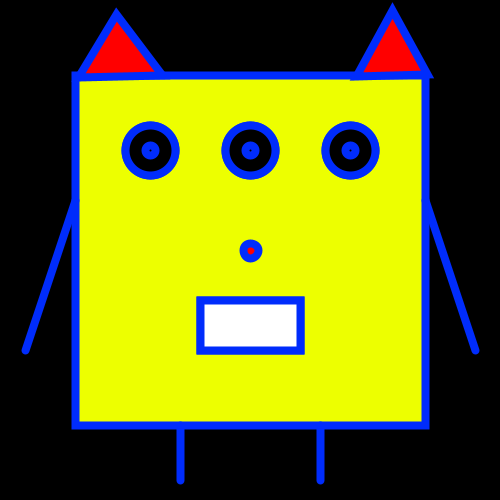
Frame 1 (no input)
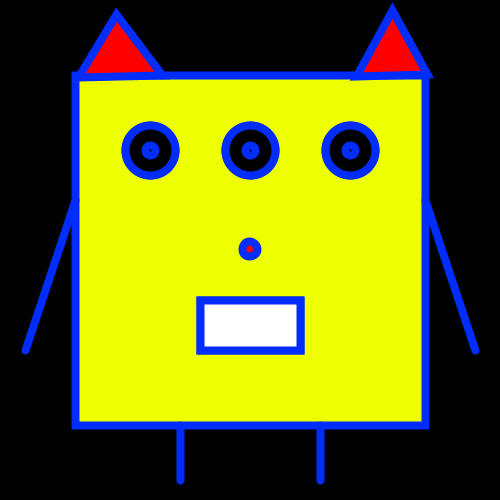
Frame 60 (the mouse pressed at the canvas centre just before this capture)
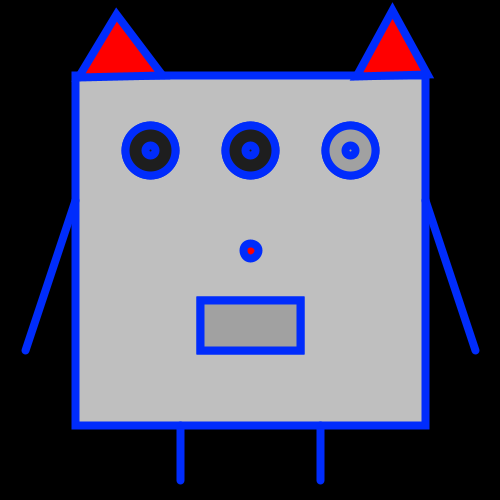
Frame 120 (the mouse held since frame 60 and released just before this capture)

The Processing sketch that drew these frames (run headless with seeded random() and noise(); from frame 60 on, the mouse is pressed at the canvas centre):

// Processing sketch: processing_55792
// ── processing_55792.pde

float elemHeight = 1;
float elemWidth = 1;
color c;


void setup() {
  size(500, 500);
  smooth();
  c = color(237,255,0);
  
} 

void draw() {
  background(0);
  stroke(#002CFC);
  strokeWeight(8);
  
  if (mousePressed) {
    fill(random(255));
  } else {
   fill(c);
 
  }  
  
  rect(75, 75, 350, 350);
  
  //horns
  float x = sin(frameCount) + width/2;
  float y = cos(frameCount) + height/2;
  
  fill(255,0,0);
  ellipse(x,y,15,15);
  
  //left arm
  line(75, 200, 25, 350);

  //right arm
  line(425, 200, 475, 350);

  //left leg
  line(180, 425, 180, 480);

  //right leg
  line(320, 425, 320, 480);
  
  //left eye
  ellipse(150, 150, 50, 50);
  ellipse(150, 150, 10, 10);
  
  //middle eye
  ellipse(250,150,50,50);
  ellipse(250,150,10,10);


  //right eye
  ellipse(350, 150, 50, 50); 
  ellipse(350, 150, 10, 10);
 
  //mouth
  rect(200, 300, 100, 50);

  fill(255);
  
  //horns

  fill(255,0,0);
  triangle(78,77,162,75,116,14);
  fill(255,0,0);
  triangle(427,74,356,76,392,10);

  if(mousePressed){
    //left eye
    fill(random(255));
  ellipse(150, 150, 50, 50);
  ellipse(150, 150, 10, 10);
  
   //middle eye
  ellipse(250,150,50,50);
  ellipse(250,150,10,10);

  //right eye
  fill(random(255));
  ellipse(350, 150, 50, 50); 
  ellipse(350, 150, 10, 10);
  
  //mouth
  rect(200, 300, 100, 50);
  
  
  } else {
    //left eye
  fill(0, 0, 0);
  ellipse(150, 150, 50, 50);
  ellipse(150, 150, 10, 10);
  
  //middle eye
  ellipse(250,150,50,50);
  ellipse(250,150,10,10);


  //right eye
  ellipse(350, 150, 50, 50); 
  ellipse(350, 150, 10, 10);
 
  //mouth
  fill(255,255,255);
  rect(200, 300, 100, 50);
  
  }
  
}




void mousePressed() {
 
 println(mouseX + "--" + mouseY);
  
}


void keyPressed() {
  
  println("'" + key + "' was pressed (keycode " + keyCode + ")"); 

  switch(keyCode) {
  case 37 :
    elemHeight -= 0.1;
    break;   
  case 38 : 
    elemWidth -= 0.1;
    break;
  case 39 :
    elemHeight += 0.1;
    break;
  case 40 :
    elemWidth += 0.1;
    break;
  }

  switch(key) {
  case ' ' :
    c = color(random(255), random(255), random(255));
    break;
  }
}
